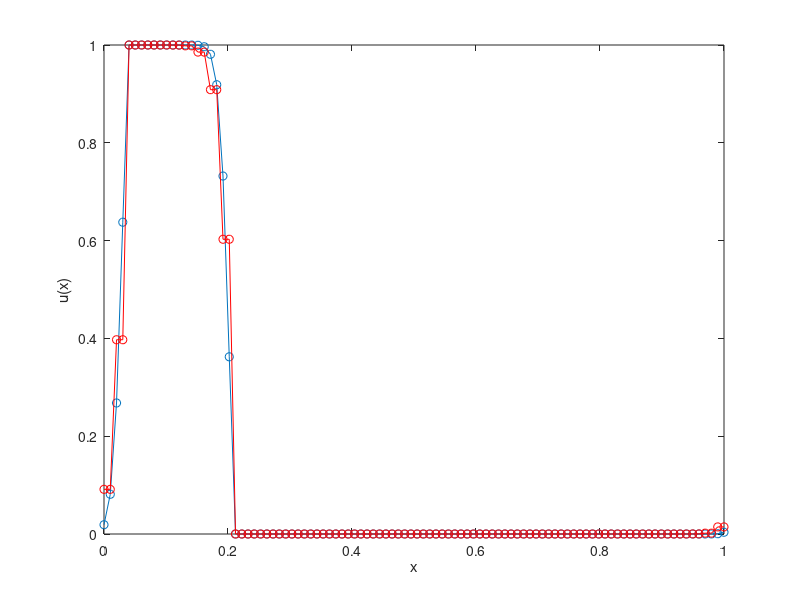

This chart was generated by the following MATLAB code:
% Solving the Linear Convection problem in 1D:
%
%       du/dt + c du/dx = 0
%
% for 0 <= x <= L. And with periodic BC:
%       u(0) = u(L)
%
% with IC @ t = 0 with u(x, 0) = u_0(x)
% where u_0(x): a simple step function.

clear 
close all

% Input parameter
L = 1.0;        % Length of the domain
N = 100;        % Number of grid points

t_final = 10;   % Final time of simulation!
nt = 100;      % Number of time steps

% Wave speed (The speed of wave in the given domain)
c = 0.1;

% Discritized domain spatial and temporal
x = linspace(0, L, N);
dx = L/(N - 1);     % Alternatively dx = x(2) - x(1)
dt = t_final/nt;

% Generate the shape of the intial condition
u_0 = zeros(1, N);
u_0(4: floor(N/5)) = 1.0;

% Setup the 1D stencil accounting for periodic BC
ip = zeros(1, N);
im = zeros(1, N);
for i = 1:N
    ip(i) = i+1;
    im(i) = i-1;
end
ip(N) = 1;      % The final grid point to the first
im(1) = N;      % The first grid point to the final

% Setup the visualization
figure


% Preallocating the solution u_new
u1_new = zeros(1, N);
u2_new = zeros(1, N);

u1 = u_0;  % Apply the IC to the system
u2 = u_0;  % Apply the IC to the system

t = 0;    % Initialize time

% Marching in time!
while (t < t_final)
    
    % Update solution for the new time step
    for i = 1:N   
        
        % Simple explicit and forward in time mrthod
        u1_new(i) = u1(i) - c*(dt/dx)*(u1(i) - u1(im(i)));
        
        % Lax–Friedrichs method 
        u2_new(i) = 0.5*(u2(ip(i)) + u2(im(i))) - c*0.5*(dt/dx)*(u2(ip(i)) - u2(im(i)));
        
    end
    
    % Store new solutions
    u1 = u1_new;
    u2 = u2_new;
    
    % Step in time!
	t = t + dt;
    
    % Plotting live!
    plot(x, u1, '-o', x, u2, '-ro');
    
    % Setup the limits and labels
    xlim([0 L]) 
    ylim([0 max(u_0)])
    xlabel('x')
    ylabel('u(x)')
	
    drawnow;
end